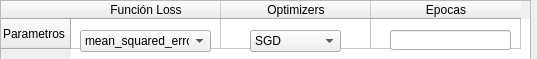
<?xml version="1.0" encoding="UTF-8"?>
<ui version="4.0">
 <class>ParamCompile</class>
 <widget class="QDialog" name="ParamCompile">
  <property name="geometry">
   <rect>
    <x>0</x>
    <y>0</y>
    <width>537</width>
    <height>59</height>
   </rect>
  </property>
  <property name="windowTitle">
   <string>Dialog</string>
  </property>
  <widget class="QTableWidget" name="tableWidget">
   <property name="geometry">
    <rect>
     <x>0</x>
     <y>0</y>
     <width>531</width>
     <height>241</height>
    </rect>
   </property>
   <property name="midLineWidth">
    <number>0</number>
   </property>
   <property name="sizeAdjustPolicy">
    <enum>QAbstractScrollArea::AdjustIgnored</enum>
   </property>
   <property name="gridStyle">
    <enum>Qt::SolidLine</enum>
   </property>
   <attribute name="horizontalHeaderDefaultSectionSize">
    <number>150</number>
   </attribute>
   <row>
    <property name="text">
     <string>Parametros</string>
    </property>
   </row>
   <column>
    <property name="text">
     <string>Función Loss</string>
    </property>
   </column>
   <column>
    <property name="text">
     <string>Optimizers</string>
    </property>
   </column>
   <column>
    <property name="text">
     <string>Epocas</string>
    </property>
   </column>
  </widget>
  <widget class="QComboBox" name="comboBoxLoss">
   <property name="geometry">
    <rect>
     <x>80</x>
     <y>30</y>
     <width>131</width>
     <height>22</height>
    </rect>
   </property>
   <item>
    <property name="text">
     <string>mean_squared_error</string>
    </property>
   </item>
   <item>
    <property name="text">
     <string>categorical_crossentropy</string>
    </property>
   </item>
   <item>
    <property name="text">
     <string>binary_crossentropy</string>
    </property>
   </item>
   <item>
    <property name="text">
     <string>mean_absolute_error</string>
    </property>
   </item>
   <item>
    <property name="text">
     <string>kullback_leibler_divergence</string>
    </property>
   </item>
   <item>
    <property name="text">
     <string>mean_squared_logarithmic_error</string>
    </property>
   </item>
  </widget>
  <widget class="QComboBox" name="comboBoxOptimizers">
   <property name="geometry">
    <rect>
     <x>250</x>
     <y>30</y>
     <width>91</width>
     <height>22</height>
    </rect>
   </property>
   <item>
    <property name="text">
     <string>SGD</string>
    </property>
   </item>
   <item>
    <property name="text">
     <string>RMSprop</string>
    </property>
   </item>
   <item>
    <property name="text">
     <string>Adam</string>
    </property>
   </item>
  </widget>
  <widget class="QLineEdit" name="lineEditEpocas">
   <property name="geometry">
    <rect>
     <x>390</x>
     <y>30</y>
     <width>121</width>
     <height>20</height>
    </rect>
   </property>
  </widget>
 </widget>
 <resources/>
 <connections/>
</ui>
